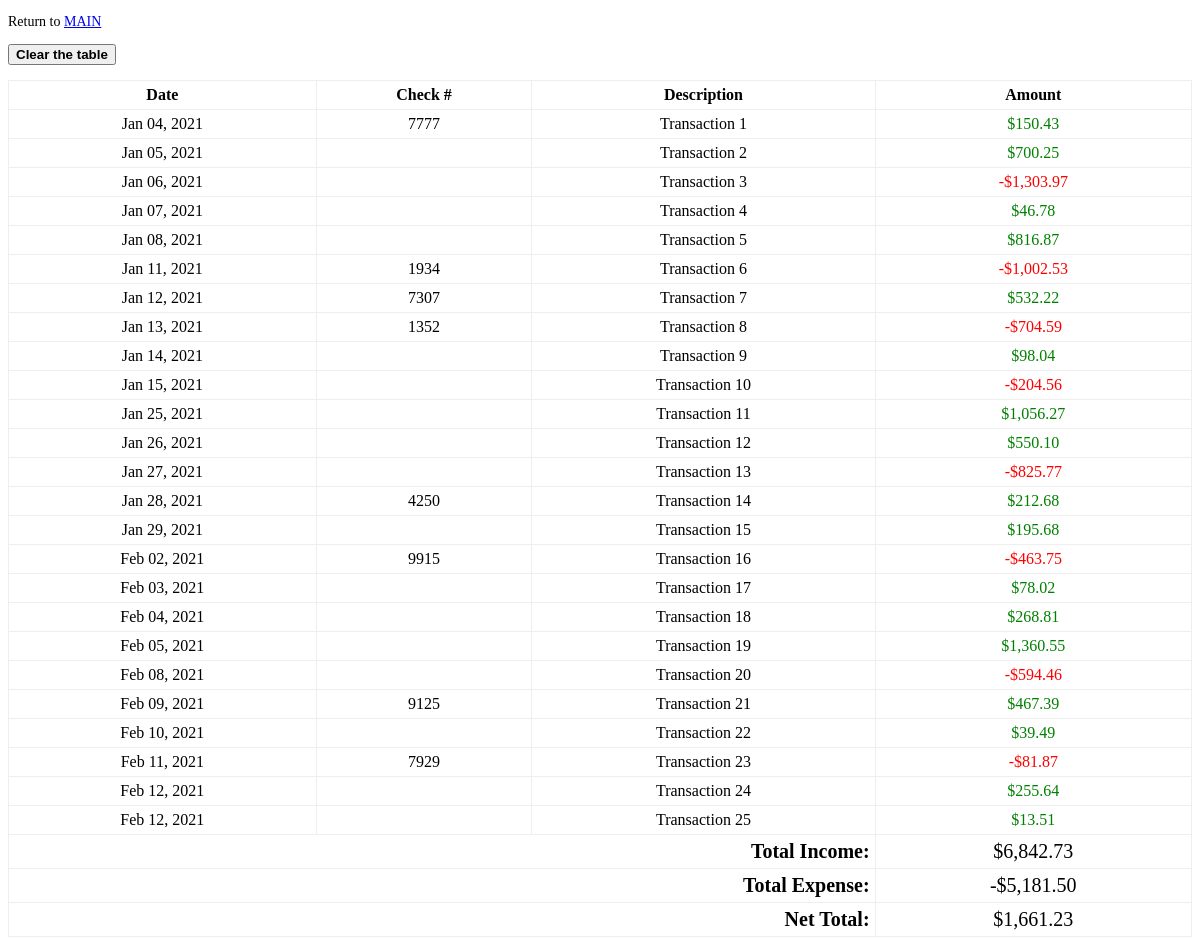
Page /transactions on the committed database.
### tables this page shows
CREATE TABLE `transactions` (
  `id` int UNSIGNED NOT NULL,
  `transaction_date` date DEFAULT NULL,
  `check_number` int DEFAULT NULL,
  `description` varchar(255) DEFAULT NULL,
  `amount` decimal(10,2) DEFAULT NULL
);

### app/Router.php (called while the page is built, shortened)
<?php
class Router
{
    private array $routes;
    public function register(string $requestMethod, string $route, callable|array $action): self
    {
        $this->routes[$requestMethod][$route] = $action;
        return $this;
    }
    public function resolve(string $requestUri, string $requestMethod)
    {
        $route = explode('?', $requestUri)[0];
        $action = $this->routes[$requestMethod][$route] ?? null;
        if (is_array($action)) {
            [$class, $method] = $action;
            if (class_exists($class)) {
                $class = new $class();
                if (method_exists($class, $method)) {
                    return call_user_func_array([$class, $method], []);
                }
            }
        }
        throw new RouteNotFoundException();
    }
}

### app/Model.php (called while the page is built, shortened)
<?php
abstract class Model
{
    public function __construct()
    {
        $this->db = App::db();
    }
}

### app/Models/TransactionOut.php (called while the page is built, shortened)
<?php
class TransactionOut extends Model
{
  public function pull_from_table(): array
  {
    $query = 'SELECT * FROM `transactions`';
    $stmt = $this->db->query($query);
    $table = $stmt->fetchAll();
    return $table ? $table : [];
  }
}

### app/DB.php (called while the page is built, shortened)
<?php
class DB
{
    private PDO $pdo;
    public function __construct(array $config)
    {
        $defaultOptions = [
            PDO::ATTR_EMULATE_PREPARES   => false,
            PDO::ATTR_DEFAULT_FETCH_MODE => PDO::FETCH_ASSOC,
        ];
        try {
            $this->pdo = new PDO(
                $config['driver'] . ':host=' . $config['host'] . ';dbname=' . $config['database'],
                $config['user'],
                $config['pass'],
                $config['options'] ?? $defaultOptions
            );
        } catch (\PDOException $e) {
            throw new \PDOException($e->getMessage(), (int) $e->getCode());
        }
    }
    public function __call(string $name, array $arguments)
    {
        return call_user_func_array([$this->pdo, $name], $arguments);
    }
}

### public/index.php (called while the page is built, shortened)
<?php
$router = new Router();
$router
    ->get('/', [HomeController::class, 'index'])
    ->get('/upload', [FileUploader::class, 'uploader'])
    ->post('/upload', [FileUploader::class, 'upload_file'])
    ->get('/transactions', [TransactionController::class, 'render'])
    ->post('/transactions/clear', [TransactionController::class, 'clear_transactions']);
(new App(
    $router,
    ['uri' => $_SERVER['REQUEST_URI'], 'method' => $_SERVER['REQUEST_METHOD']],
    new Config($_ENV)
))->run();

### app/View.php (called while the page is built, shortened)
<?php
class View
{
    public static function make(string $view, array $params = []): static
    {
        return new static($view, $params);
    }
    public function render(): string
    {
        $viewPath = VIEW_PATH . '/' . $this->view . '.php';
        include $viewPath;
        return (string) ob_get_clean();
    }
    public function __toString(): string
    {
        return $this->render();
    }
}

### app/Controllers/TransactionController.php (the view, shortened to what this page needs)
<?php
class TransactionController
{
  public function render(): View
  {
    $transactions = (new TransactionOut)->pull_from_table();
    return View::make('transactions', ['transactions' => $transactions]);
  }
  protected static function format_date(string $date): string
  {
    $date_time = new DateTime($date);
    return $date_time->format('M d, Y');
  }
  protected static function format_amount($amount): string
  {
    $amount = floatval($amount);
    return ($amount >= 0) ? '$' . number_format($amount, 2, '.', ',') : '-$' . number_format(abs($amount), 2, '.', ',');
  }
  public static function populate_rows(array $transactions): void
  {
    foreach ($transactions as $transaction):
      echo '<tr>';
      echo '<td>' . self::format_date($transaction['transaction_date']) . '</td>';
      echo '<td>' . $transaction['check_number'] . '</td>';
      echo '<td>' . $transaction['description'] . '</td>';
      if ($transaction['amount'] < 0):
        echo '<td style="color:red">' . self::format_amount($transaction['amount']) . '</td>';
      elseif ($transaction['amount'] === 0):
        echo '<td style="color:black">' . self::format_amount($transaction['amount']) . '</td>';
      else:
        echo '<td style="color:green">' . self::format_amount($transaction['amount']) . '</td>';
      endif;
      echo '</tr>';
    endforeach;
  }
  public static function populate_totals(array $transactions, string $inc_exp_tot): void
  {
    $pos_number = 0;
    $neg_number = 0;
    $total_number = 0;
    foreach ($transactions as $transaction):
      if ($transaction['amount'] > 0):
        $pos_number +=$transaction['amount'];
        $total_number +=$transaction['amount'];
      elseif ($transaction['amount'] < 0):
        $neg_number +=$transaction['amount'];
        $total_number +=$transaction['amount'];
      endif;
    endforeach;
    if ($inc_exp_tot === 'inc'):
      echo self::format_amount($pos_number);
    elseif ($inc_exp_tot === 'exp'):
      echo self::format_amount($neg_number);
    else:
      echo self::format_amount($total_number);
    endif;
  }
}

### app/App.php (shortened to what this page needs)
<?php
class App
{
    private static DB $db;
    public function __construct(protected Router $router, protected array $request, protected Config $config)
    {
        static::$db = new DB($config->db ?? []);
    }
    public static function db(): DB
    {
        return static::$db;
    }
    public function run()
    {
        try {
            echo $this->router->resolve($this->request['uri'], strtolower($this->request['method']));
        } catch (RouteNotFoundException) {
            http_response_code(404);
            echo View::make('error/404');
        }
    }
}

### views/transactions.php (shortened to what this page needs)
<!DOCTYPE html>
<html>
    <head>
    </head>
    <body>
        <p style="font-size:14px;">Return to <a href="/">MAIN</a></p>
        <button type="button" id="clearButton" style="margin-bottom: 15px; font-weight: bold;">Clear the table</button>
        <table>
            <thead>
                <tr>
                    <th>Date</th>
                    <th>Check #</th>
                    <th>Description</th>
                    <th>Amount</th>
                </tr>
            </thead>
            <tbody id="tableBody">
                <?=
                    \App\Controllers\TransactionController::populate_rows($transactions);
                ?>
            </tbody>
            <tfoot>
                <tr>
                    <th colspan="3">Total Income:</th>
                    <td class="total">
                        <?=
                            \App\Controllers\TransactionController::populate_totals($transactions, 'inc');
                        ?>
                    </td>
                </tr>
                <tr>
                    <th colspan="3">Total Expense:</th>
                    <td class="total">
                        <?=
                            \App\Controllers\TransactionController::populate_totals($transactions, 'exp');
                        ?>
                    </td>
                </tr>
                <tr>
                    <th colspan="3">Net Total:</th>
                    <td class="total">
                        <?=
                            \App\Controllers\TransactionController::populate_totals($transactions, 'tot');
                        ?>
                    </td>
                </tr>
            </tfoot>
        </table>
    </body>
</html>

### views/transactions.php (style rules this page uses)
table { width: 100%; border-collapse: collapse; text-align: center; }
table tr th, table tr td { padding: 5px; border: 1px #eee solid; }
tfoot tr th, tfoot tr td { font-size: 20px; }
tfoot tr th { text-align: right; }

### rows in the picture
transactions: transaction_date "Jan 04, 2021", check_number "7777", description "Transaction 1", amount "$150.43"
transactions: transaction_date "Jan 05, 2021", description "Transaction 2", amount "$700.25"
transactions: transaction_date "Jan 06, 2021", description "Transaction 3", amount "-$1,303.97"
transactions: transaction_date "Jan 07, 2021", description "Transaction 4", amount "$46.78"
transactions: transaction_date "Jan 08, 2021", description "Transaction 5", amount "$816.87"
transactions: transaction_date "Jan 11, 2021", check_number "1934", description "Transaction 6", amount "-$1,002.53"
transactions: transaction_date "Jan 12, 2021", check_number "7307", description "Transaction 7", amount "$532.22"
transactions: transaction_date "Jan 13, 2021", check_number "1352", description "Transaction 8", amount "-$704.59"
transactions: transaction_date "Jan 14, 2021", description "Transaction 9", amount "$98.04"
transactions: transaction_date "Jan 15, 2021", description "Transaction 10", amount "-$204.56"
transactions: transaction_date "Jan 25, 2021", description "Transaction 11", amount "$1,056.27"
transactions: transaction_date "Jan 26, 2021", description "Transaction 12", amount "$550.10"
transactions: transaction_date "Jan 27, 2021", description "Transaction 13", amount "-$825.77"
transactions: transaction_date "Jan 28, 2021", check_number "4250", description "Transaction 14", amount "$212.68"
transactions: transaction_date "Jan 29, 2021", description "Transaction 15", amount "$195.68"
transactions: transaction_date "Feb 02, 2021", check_number "9915", description "Transaction 16", amount "-$463.75"
transactions: transaction_date "Feb 03, 2021", description "Transaction 17", amount "$78.02"
transactions: transaction_date "Feb 04, 2021", description "Transaction 18", amount "$268.81"
transactions: transaction_date "Feb 05, 2021", description "Transaction 19", amount "$1,360.55"
transactions: transaction_date "Feb 08, 2021", description "Transaction 20", amount "-$594.46"
transactions: transaction_date "Feb 09, 2021", check_number "9125", description "Transaction 21", amount "$467.39"
transactions: transaction_date "Feb 10, 2021", description "Transaction 22", amount "$39.49"
transactions: transaction_date "Feb 11, 2021", check_number "7929", description "Transaction 23", amount "-$81.87"
transactions: transaction_date "Feb 12, 2021", description "Transaction 24", amount "$255.64"
transactions: transaction_date "Feb 12, 2021", description "Transaction 25", amount "$13.51"

### other values in the picture
self::format_amount($pos_number) "$6,842.73"
self::format_amount($neg_number) "-$5,181.50"
self::format_amount($total_number) "$1,661.23"
